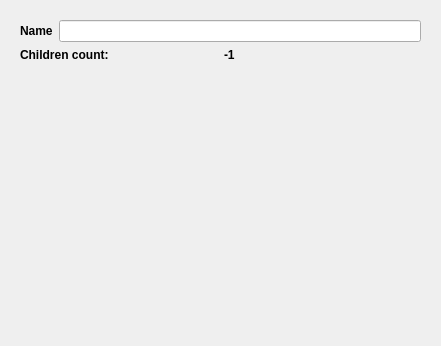
<?xml version="1.0" encoding="UTF-8"?>
<ui version="4.0">
 <class>EditorDelegate</class>
 <widget class="QWidget" name="EditorDelegate">
  <property name="geometry">
   <rect>
    <x>0</x>
    <y>0</y>
    <width>441</width>
    <height>346</height>
   </rect>
  </property>
  <property name="windowTitle">
   <string>Form</string>
  </property>
  <layout class="QVBoxLayout" name="verticalLayout_3">
   <item>
    <widget class="QStackedWidget" name="stackedWidget">
     <property name="currentIndex">
      <number>1</number>
     </property>
     <widget class="QWidget" name="pageMenuItem">
      <layout class="QVBoxLayout" name="verticalLayout">
       <item>
        <layout class="QHBoxLayout" name="horizontalLayout">
         <item>
          <widget class="QLabel" name="menuItemNameLabel">
           <property name="font">
            <font>
             <kerning>true</kerning>
            </font>
           </property>
           <property name="text">
            <string>&lt;html&gt;&lt;head/&gt;&lt;body&gt;&lt;p&gt;&lt;span style=&quot; font-weight:600;&quot;&gt;Name:&lt;/span&gt;&lt;/p&gt;&lt;/body&gt;&lt;/html&gt;</string>
           </property>
          </widget>
         </item>
         <item>
          <widget class="QLineEdit" name="menuItemNameLineEdit"/>
         </item>
        </layout>
       </item>
       <item>
        <layout class="QHBoxLayout" name="horizontalLayout_2">
         <item>
          <widget class="QLabel" name="menuItemDescriptionLabel">
           <property name="text">
            <string>&lt;html&gt;&lt;head/&gt;&lt;body&gt;&lt;p&gt;&lt;span style=&quot; font-weight:600;&quot;&gt;Desctiption:&lt;/span&gt;&lt;/p&gt;&lt;/body&gt;&lt;/html&gt;</string>
           </property>
          </widget>
         </item>
         <item>
          <widget class="QLineEdit" name="menuItemDescriptionLineEdit"/>
         </item>
        </layout>
       </item>
       <item>
        <layout class="QHBoxLayout" name="horizontalLayout_3">
         <item>
          <widget class="QLabel" name="menuItemPriceLabel">
           <property name="text">
            <string>&lt;html&gt;&lt;head/&gt;&lt;body&gt;&lt;p&gt;&lt;span style=&quot; font-weight:600;&quot;&gt;Price:&lt;/span&gt;&lt;/p&gt;&lt;/body&gt;&lt;/html&gt;</string>
           </property>
          </widget>
         </item>
         <item>
          <widget class="QDoubleSpinBox" name="menuItemPriceSpinBox"/>
         </item>
        </layout>
       </item>
       <item>
        <spacer name="verticalSpacer">
         <property name="orientation">
          <enum>Qt::Vertical</enum>
         </property>
         <property name="sizeHint" stdset="0">
          <size>
           <width>20</width>
           <height>154</height>
          </size>
         </property>
        </spacer>
       </item>
      </layout>
     </widget>
     <widget class="QWidget" name="pageMenu">
      <layout class="QVBoxLayout" name="verticalLayout_2">
       <item>
        <layout class="QHBoxLayout" name="horizontalLayout_4">
         <item>
          <widget class="QLabel" name="menuNameLabel">
           <property name="font">
            <font>
             <weight>75</weight>
             <bold>true</bold>
             <kerning>true</kerning>
            </font>
           </property>
           <property name="text">
            <string>Name</string>
           </property>
          </widget>
         </item>
         <item>
          <widget class="QLineEdit" name="menuNameLineEdit"/>
         </item>
        </layout>
       </item>
       <item>
        <layout class="QHBoxLayout" name="horizontalLayout_5">
         <item>
          <widget class="QLabel" name="menuChildrenLabel">
           <property name="font">
            <font>
             <weight>75</weight>
             <bold>true</bold>
            </font>
           </property>
           <property name="text">
            <string>Children count:</string>
           </property>
          </widget>
         </item>
         <item>
          <widget class="QLabel" name="menuChildrenCount">
           <property name="font">
            <font>
             <weight>75</weight>
             <bold>true</bold>
            </font>
           </property>
           <property name="text">
            <string>-1</string>
           </property>
          </widget>
         </item>
        </layout>
       </item>
       <item>
        <spacer name="verticalSpacer_2">
         <property name="orientation">
          <enum>Qt::Vertical</enum>
         </property>
         <property name="sizeHint" stdset="0">
          <size>
           <width>20</width>
           <height>241</height>
          </size>
         </property>
        </spacer>
       </item>
      </layout>
     </widget>
    </widget>
   </item>
  </layout>
 </widget>
 <resources/>
 <connections/>
</ui>
